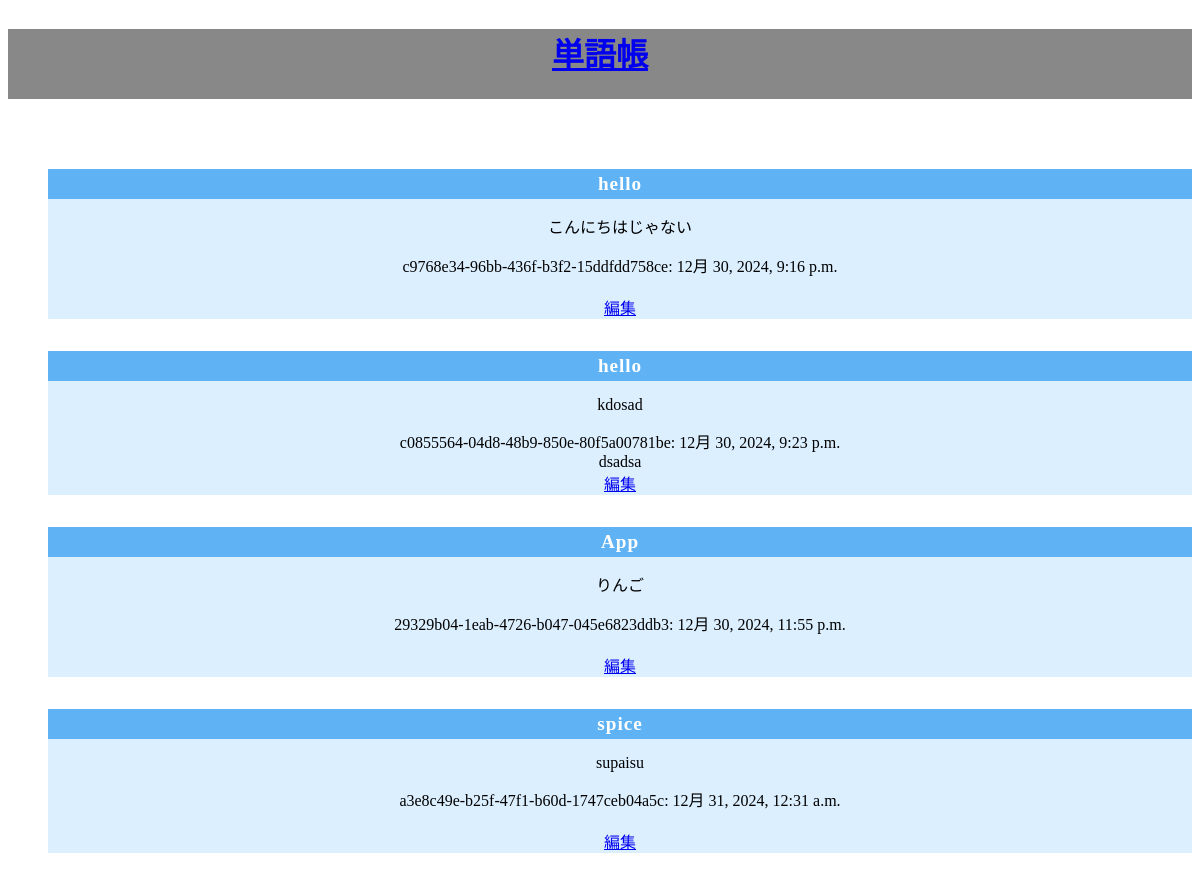
Page /wordList/card/list/ on the committed database.
### wordList/models.py (models this page shows, shortened)
class Card(models.Model):
   id = models.UUIDField(primary_key=True, default=uuid.uuid4, editable=False, verbose_name="ID")
   word = models.CharField(max_length=50, verbose_name="単語")
   meaning = models.CharField(max_length=200, verbose_name="意味")
   note = models.TextField(blank=True, verbose_name="備考")
   created_at = models.DateTimeField(auto_now_add=True, verbose_name="作成日時")

### wordList/views.py (the view)
class CardListView(View):
   def get(self, request):
      card_list = Card.objects.all()
      return render(request, "wordList/card_list.html", {"card_list": card_list})

### templates/wordList/card_list.html
{% extends "base/wordList_base.html" %}
{% block body %}
<ul>
   {% for card in card_list %}
      <div class="box_word">
         <div class="box_word_title">{{ card.word }}</div>
         <p>{{ card.meaning }}</p>
         {{ card.id }}: {{ card.created_at }}<br>
         {{ card.note }}<br>
         <a href="{% url 'wordList:card_update' card.id %}">編集</a>
      </div>
   {% empty %}
      <div>1つもありません</div>
   {% endfor %}
</ul>
{% endblock %}

### templates/base/wordList_base.html (shortened to what this page needs)
<!DOCTYPE html>
<html lang="ja">
   <head>
      {% load static %}
      <link rel="stylesheet" href="{% static 'wordList/css/base.css' %}">
   </head>
   <body>
      <h1><a href="{% url 'wordList:index' %}">単語帳</a></h1>
      {% block body %}
      {% endblock %}
   </body>
</html>

### static/wordList/css/base.css (style rules this page uses)
body { min-height: 100vh; display: flex; flex-direction: column; }
h1 { height: 70px; text-align: center; background-color: #888; color: #fff; }
div { flex: 1; background-color: #eee; text-align: center; margin-top: 10px; }
.box_word { margin: 2em 0; background: #dcefff; }
.box_word .box_word_title { font-size: 1.2em; background: #5fb3f5; padding: 4px; text-align: center; color: #FFF; font-weight: bold; letter-spacing: 0.05em; }
.box_word p { padding: 15px 20px; margin: 0; }

### rows in the picture
Card: word "hello", meaning "こんにちはじゃない", id "c9768e34-96bb-436f-b3f2-15ddfdd758ce", created_at "12月 30, 2024, 9:16 p.m."
Card: word "hello", meaning "kdosad", id "c0855564-04d8-48b9-850e-80f5a00781be", created_at "12月 30, 2024, 9:23 p.m.", note "dsadsa"
Card: word "App", meaning "りんご", id "29329b04-1eab-4726-b047-045e6823ddb3", created_at "12月 30, 2024, 11:55 p.m."
Card: word "spice", meaning "supaisu", id "a3e8c49e-b25f-47f1-b60d-1747ceb04a5c", created_at "12月 31, 2024, 12:31 a.m."
